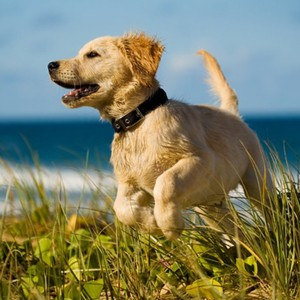
#> input picture Part-2/dog.jpg, 300 x 300 px, found by its file name
$ python 6.py
#> lines starting #> are read from the running program, lines starting #| are printed output that depends on the picture
import cv2 as cv

img_path = "Part-2/dog.jpg"
img = cv.imread(img_path)
#> img is the input picture: shape (300, 300, 3); mean B, G, R 103.4, 128.1, 124.9
img2 = img.copy()

width = img.shape[1]
#> width = 300
height = img.shape[0]
#> height = 300

def adjust_color(color, number):
    new_color = color * number

    if new_color < 0:
        return 0
    elif new_color > 255:
        return 255
    else:
        return new_color

num = float(input("Enter a number: "))
#> the answer given: 3

for i in range(height):
    for j in range(width):

        red_channel = img[i, j, 2]
        green_channel = img[i, j, 1]
        blue_channel = img[i, j, 0]

        img2[i, j, 2] = adjust_color(red_channel, num)
        img2[i, j, 1] = adjust_color(green_channel, num)
        img2[i, j, 0] = adjust_color(blue_channel, num)
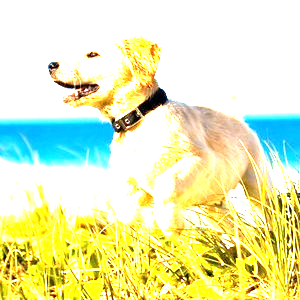
#> img2: shape (300, 300, 3); mean B, G, R 183.3, 236.3, 229.1

cv.imshow("Original Image", img)
cv.imshow("Adjusted image", img2)
cv.waitKey(0)
cv.destroyAllWindows()

$ run again, with Part-2/stones.jpg copied over Part-2/dog.jpg
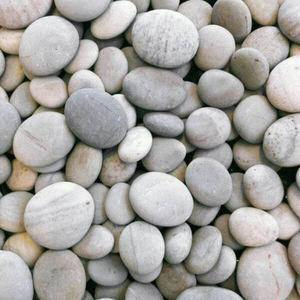
#> input picture Part-2/stones.jpg, 300 x 300 px, found by its file name
#> img is the input picture: shape (300, 300, 3); mean B, G, R 158.3, 161.8, 164.3
#> after the loop `for i in range(height):`:
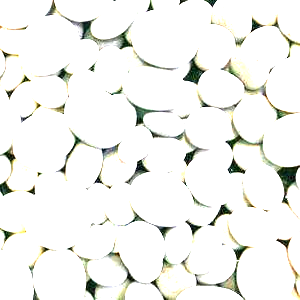
#> img2: shape (300, 300, 3); mean B, G, R 239.8, 243.3, 242.6

$ run again, with Part-2/tree.png saved as Part-2/dog.jpg
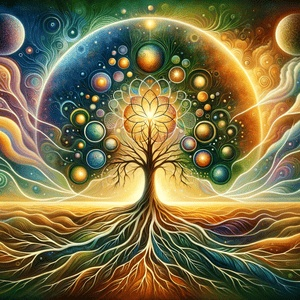
#> input picture Part-2/tree.png, 300 x 300 px, found by its file name
#> img is the input picture: shape (300, 300, 3); mean B, G, R 71.5, 112.3, 122.7
#> after the loop `for i in range(height):`:
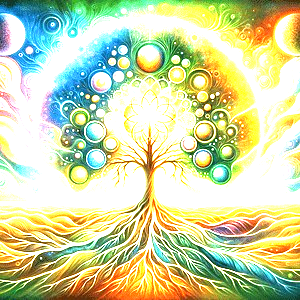
#> img2: shape (300, 300, 3); mean B, G, R 165.5, 215.5, 206.6
